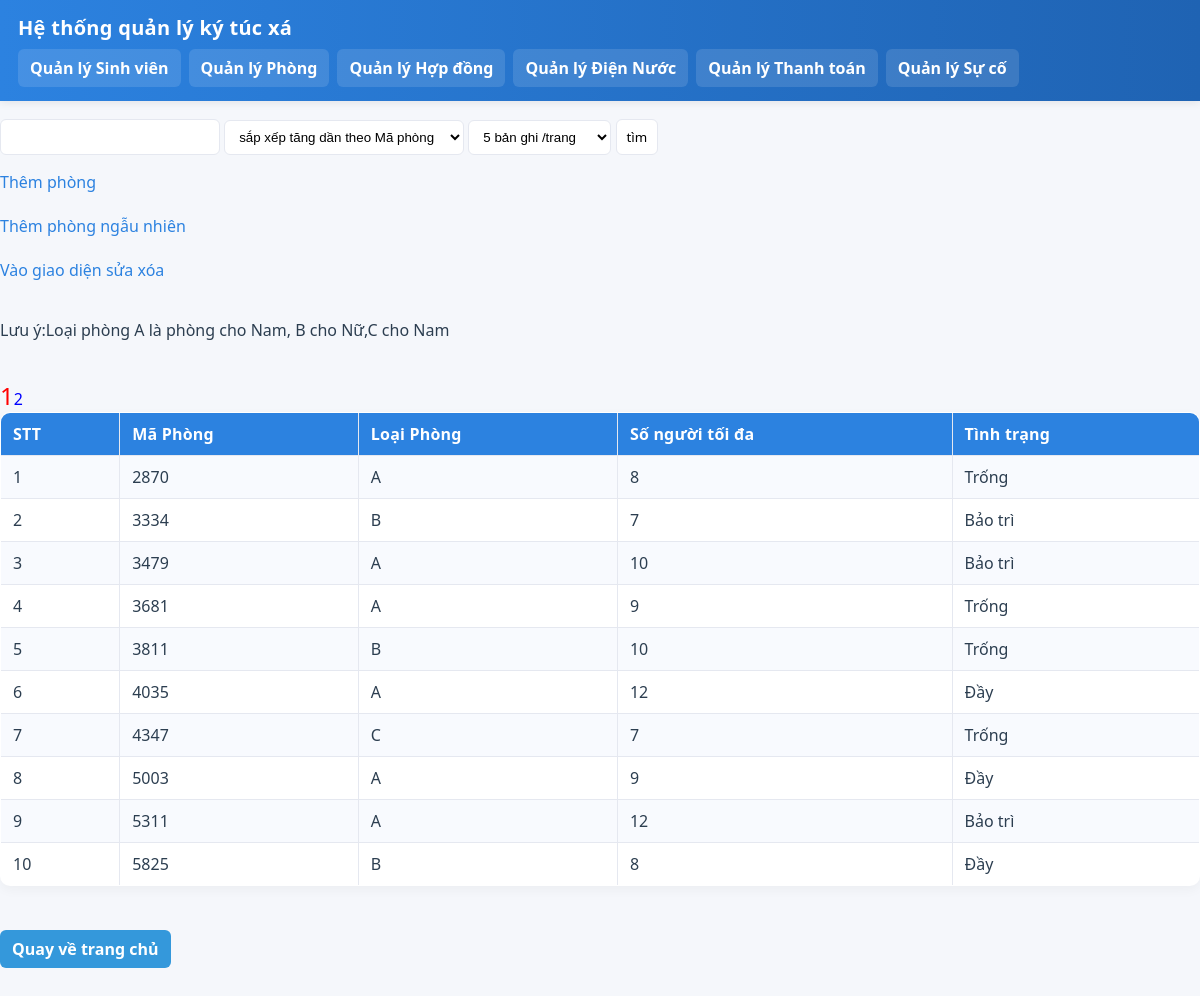
/phong/index.php, run on an earlier commit of the app's database.
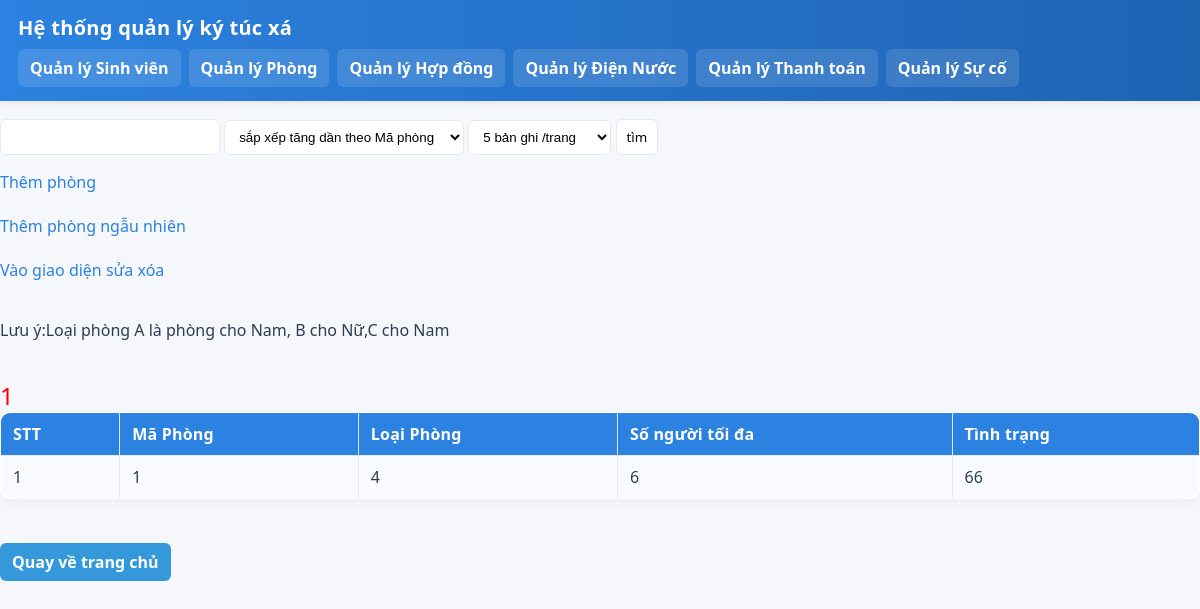
And on a later commit of the database.
### tables this page shows
CREATE TABLE `phong` (
  `MaPhong` varchar(20) NOT NULL,
  `LoaiPhong` varchar(50) DEFAULT NULL,
  `SoNguoiToiDa` int(11) DEFAULT NULL,
  `TinhTrang` varchar(50) DEFAULT NULL
);

### phong/index.php (the view, shortened to what this page needs)
<?php include "../menu.php"; ?>
<html>
    <head>
</head>
<body>
    <form method ='GET'>
        <input type =text name='q'>
        <select name ='order'>
            <option value= 'ASC'> sắp xếp tăng dần theo Mã phòng</option>
</select>
<select name ='ppage'>
    <option value =5>5 bản ghi /trang</option>
</select>
<input type= 'submit' name='btnSubmit' value='tìm'>
</form>
<a href="add.php"> Thêm phòng</a><br><br>
<a href="themphong.php"> Thêm phòng ngẫu nhiên</a><br><br>
<a href="edit.php"> Vào giao diện sửa xóa</a><br><br>
<p>Lưu ý:Loại phòng A là phòng cho Nam, B cho Nữ,C cho Nam<p><br>
<?php
$con =mysqli_connect("localhost","root","","ktx_management");
$order="ORDER BY MaPhong ASC";
if(isset($_GET['p'])){
    $p=(int)$_GET['p'];
}
else{
    $p=1;
}
if(isset($_GET['ppage'])){
    $ppage=(int)$_GET['ppage'];
}
else{
    $ppage=10;
}
$start=$ppage*($p-1);
$limit="LIMIT $start,$ppage";
if (isset($_GET['q'])){
    $q=$_GET['q'];
}
else{
    $q="";
}
$sqlPage="SELECT
MaPhong, LoaiPhong, SoNguoiToiDa, TinhTrang
FROM phong
WHERE MaPhong LIKE '%$q%' OR LoaiPhong LIKE '%$q%'  ";
$resultPage=mysqli_query($con,$sqlPage);
$totalPage=ceil(mysqli_num_rows($resultPage)/$ppage);
for($i=1;$i<=$totalPage;$i++){
    if ($i==$p){
    $od=isset($_GET['order'])?$_GET['order']:"";
    echo"<a href='?q={$q}&&order={$od}&p={$i}&ppage={$ppage}'target='_self'
    style='color:red;font-size:150%'>$i</a>";
}else{$od=isset($_GET['order'])?$_GET['order']:"";
    echo"<a href='?q={$q}&&order={$od}&p={$i}&ppage={$ppage}'target='_self'
    style='color:blue;text-decoration:none'>$i</a>";
}
}
$sql="SELECT
MaPhong, LoaiPhong, SoNguoiToiDa, TinhTrang
FROM Phong
WHERE MaPhong LIKE '%$q%' OR LoaiPhong LIKE '%$q%'  $order $limit";
$result=mysqli_query($con,$sql);
$i=1;
echo "<table border='1' width=100%>
<tr>
<th>STT</th>
<th>Mã Phòng</th>
<th>Loại Phòng</th>
<th>Số người tối đa</th>
<th>Tình trạng</th>
</tr>";
while($row=mysqli_fetch_array($result)){
    echo "<tr>
    <td>".$i."</td>
    <td>".$row['MaPhong']."</td>
    <td>".$row['LoaiPhong']."</td>
    <td>".$row['SoNguoiToiDa']."</td>
    <td>".$row['TinhTrang']."</td>
    </tr>";
    $i++;
}
    echo "</table>";
?>
<br><br>
<a href="../index.php" style="
    display: inline-block;
    padding: 8px 12px;
    background: #3498db;
    color: white;
    text-decoration: none;
    border-radius: 6px;
    font-weight: bold;
"> Quay về trang chủ</a>
<br><br>
</body>
</html>

### menu.php (shortened to what this page needs)
<div class="topbar">
    <div class="brand">Hệ thống quản lý ký túc xá</div>
    <ul class="nav">
        <li><a href="/crud6bang/sinhvien/index.php">Quản lý Sinh viên</a></li>
        <li><a href="/crud6bang/phong/index.php">Quản lý Phòng</a></li>
        <li><a href="/crud6bang/hopdong/index.php">Quản lý Hợp đồng</a></li>
        <li><a href="/crud6bang/diennuoc/index.php">Quản lý Điện Nước</a></li>
        <li><a href="/crud6bang/thanhtoan/index.php">Quản lý Thanh toán</a></li>
        <li><a href="/crud6bang/suco/index_suco.php">Quản lý Sự cố</a></li>
    </ul>
</div>

### menu.php (style rules this page uses)
:root { --primary: #2c82e0; --primary-dark: #1f63b3; --accent: #2ecc71; --text: #2c3e50; --muted: #607080; --surface: #ffffff; --border: #e5e8f0; --bg: #f5f7fb; }
* { box-sizing: border-box; }
body { margin: 0; font-family: "Segoe UI", Arial, sans-serif; background: var(--bg); color: var(--text); }
a { color: var(--primary); text-decoration: none; }
.topbar { background: linear-gradient(90deg, var(--primary), var(--primary-dark)); color: #fff; padding: 14px 18px; box-shadow: 0 2px 8px rgba(0,0,0,0.08); margin-bottom: 18px; }
.brand { font-size: 20px; font-weight: 700; margin-bottom: 8px; letter-spacing: 0.3px; }
.nav { list-style: none; padding: 0; margin: 0; display: flex; flex-wrap: wrap; gap: 8px; }
.nav a { display: inline-block; padding: 8px 12px; background: rgba(255,255,255,0.12); color: #fff; border-radius: 6px; font-weight: 600; transition: background 0.15s ease, transform 0.1s ease; }
table { width: 100%; border-collapse: collapse; background: var(--surface); border: 1px solid var(--border); box-shadow: 0 4px 12px rgba(0,0,0,0.04); border-radius: 10px; overflow: hidden; }
th, td { padding: 10px 12px; border: 1px solid var(--border); text-align: left; }
th { background: var(--primary); color: #fff; letter-spacing: 0.2px; }
tr:nth-child(even) td { background: #f8fafe; }
input, button { font-family: inherit; }
input, select { padding: 8px 10px; border-radius: 6px; border: 1px solid var(--border); outline: none; background: #fff; }

What changed in the data, as far as the page shows it:
removed phong: MaPhong "2870", LoaiPhong "A", SoNguoiToiDa "8", TinhTrang "Trống"
removed phong: MaPhong "3334", LoaiPhong "B", SoNguoiToiDa "7", TinhTrang "Bảo trì"
removed phong: MaPhong "3479", LoaiPhong "A", SoNguoiToiDa "10", TinhTrang "Bảo trì"
removed phong: MaPhong "3681", LoaiPhong "A", SoNguoiToiDa "9", TinhTrang "Trống"
removed phong: MaPhong "3811", LoaiPhong "B", SoNguoiToiDa "10", TinhTrang "Trống"
removed phong: MaPhong "4035", LoaiPhong "A", SoNguoiToiDa "12", TinhTrang "Đầy"
removed phong: MaPhong "4347", LoaiPhong "C", SoNguoiToiDa "7", TinhTrang "Trống"
removed phong: MaPhong "5003", LoaiPhong "A", SoNguoiToiDa "9", TinhTrang "Đầy"
removed phong: MaPhong "5311", LoaiPhong "A", SoNguoiToiDa "12", TinhTrang "Bảo trì"
removed phong: MaPhong "5825", LoaiPhong "B", SoNguoiToiDa "8", TinhTrang "Đầy"
added phong: MaPhong "1", LoaiPhong "4", SoNguoiToiDa "6", TinhTrang "66"
Also different on the page:
list line gone: "2"
